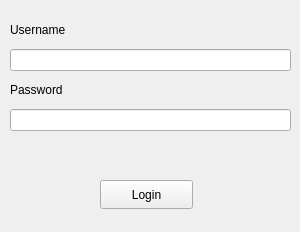
<?xml version="1.0" encoding="UTF-8"?>
<ui version="4.0">
 <class>login_window</class>
 <widget class="QMainWindow" name="login_window">
  <property name="geometry">
   <rect>
    <x>0</x>
    <y>0</y>
    <width>300</width>
    <height>232</height>
   </rect>
  </property>
  <property name="windowTitle">
   <string>MainWindow</string>
  </property>
  <widget class="QWidget" name="centralwidget">
   <widget class="QWidget" name="verticalLayoutWidget">
    <property name="geometry">
     <rect>
      <x>10</x>
      <y>10</y>
      <width>281</width>
      <height>121</height>
     </rect>
    </property>
    <layout class="QVBoxLayout" name="verticalLayout">
     <property name="spacing">
      <number>0</number>
     </property>
     <item>
      <widget class="QLabel" name="username_label">
       <property name="text">
        <string>Username</string>
       </property>
      </widget>
     </item>
     <item>
      <widget class="QLineEdit" name="username_input"/>
     </item>
     <item>
      <widget class="QLabel" name="password_label">
       <property name="text">
        <string>Password</string>
       </property>
      </widget>
     </item>
     <item>
      <widget class="QLineEdit" name="password_input"/>
     </item>
    </layout>
   </widget>
   <widget class="QPushButton" name="login_button">
    <property name="geometry">
     <rect>
      <x>100</x>
      <y>180</y>
      <width>93</width>
      <height>29</height>
     </rect>
    </property>
    <property name="text">
     <string>Login</string>
    </property>
   </widget>
   <widget class="QLabel" name="error_lbl">
    <property name="geometry">
     <rect>
      <x>10</x>
      <y>140</y>
      <width>281</width>
      <height>31</height>
     </rect>
    </property>
    <property name="text">
     <string/>
    </property>
   </widget>
  </widget>
 </widget>
 <resources/>
 <connections/>
</ui>
